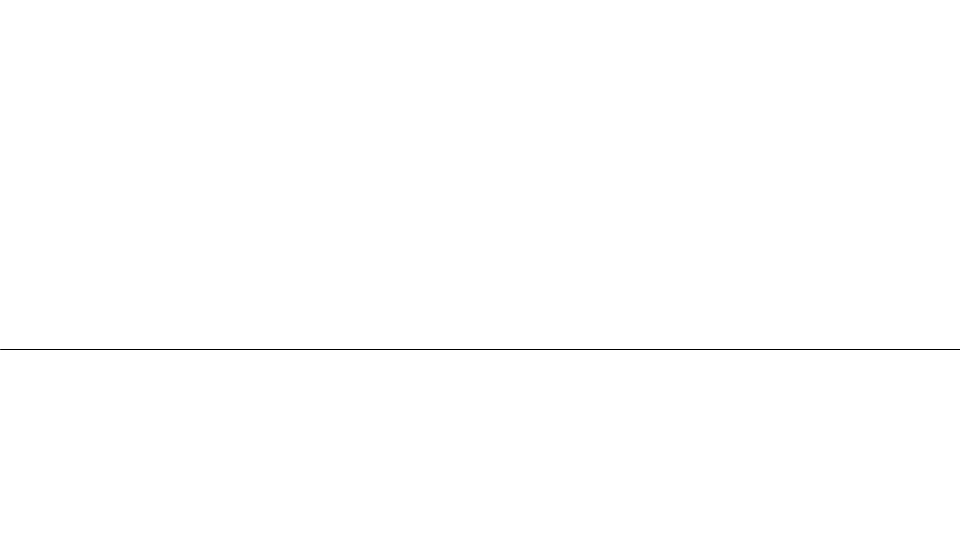
Frame 1 (no input)
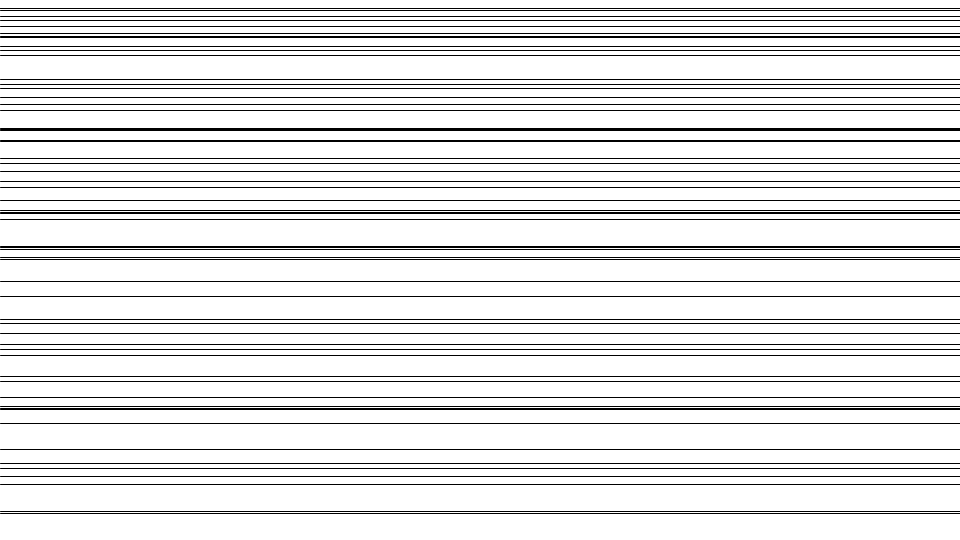
Frame 60 (the mouse pressed at the canvas centre just before this capture)
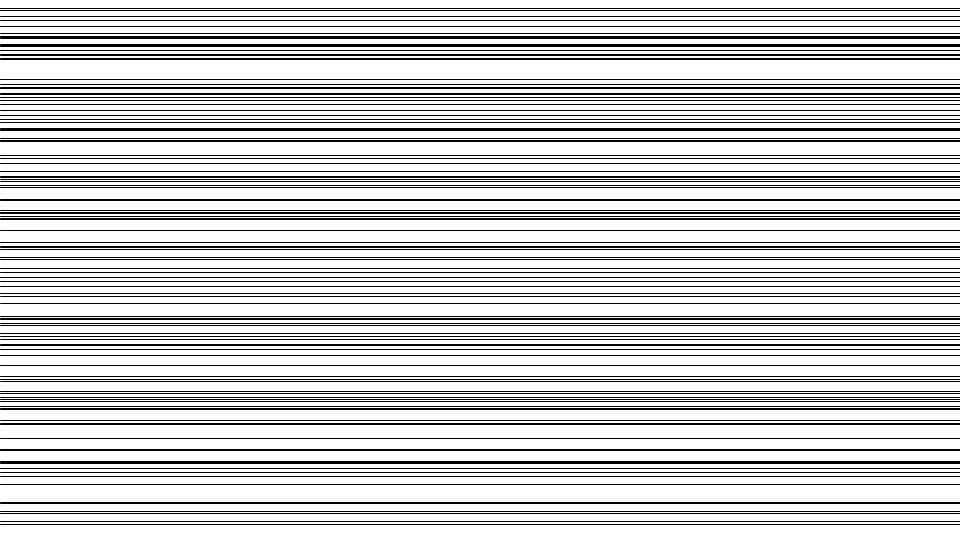
Frame 120 (the mouse held since frame 60 and released just before this capture)

The Processing sketch that drew these frames (run headless with seeded random() and noise(); from frame 60 on, the mouse is pressed at the canvas centre):

// Processing sketch: Ryoji_Ikeda__bar_lines
// ── Ryoji_Ikeda__bar_lines.pde

float yPos = 0.0;
 
void setup() {  // setup() runs once
 
  size(960, 540);
  frameRate(5);
  background (255);
}
  
void draw() {  // draw() loops forever, until stopped
  yPos = random(height);
  if (yPos < 0) {
    yPos = height;
  }
  line(0, yPos, width, yPos);
}
//image_source
//http://www.limelightmagazine.com.au/sites/www.limelightmagazine.com.au/files/Galleries/20130614111035_Ryoji-086.jpg
